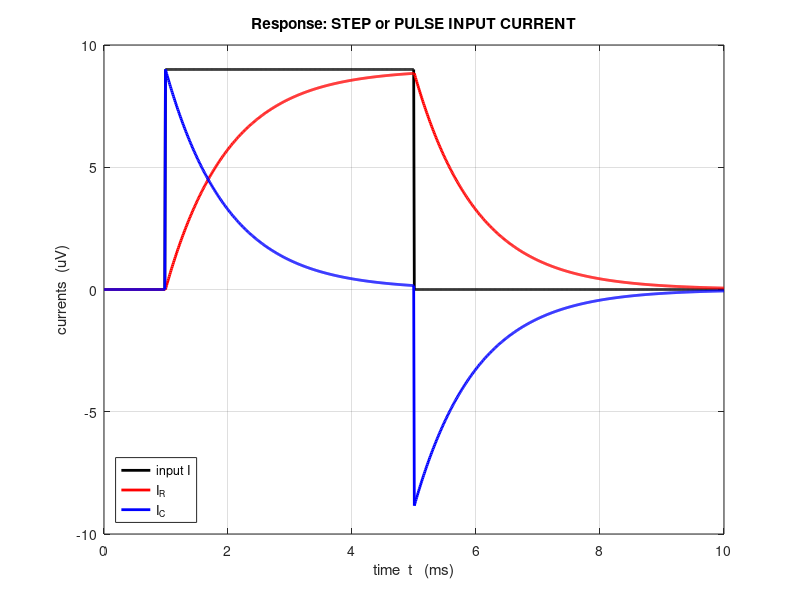
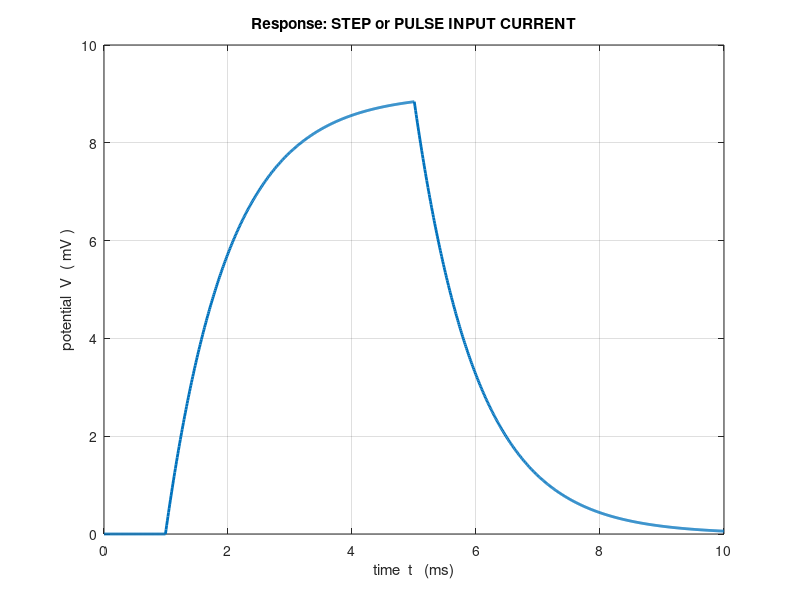
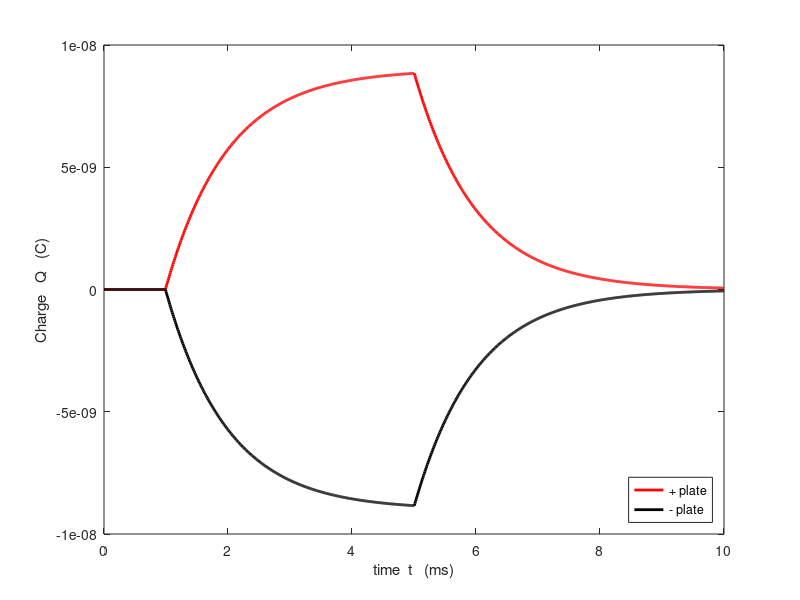
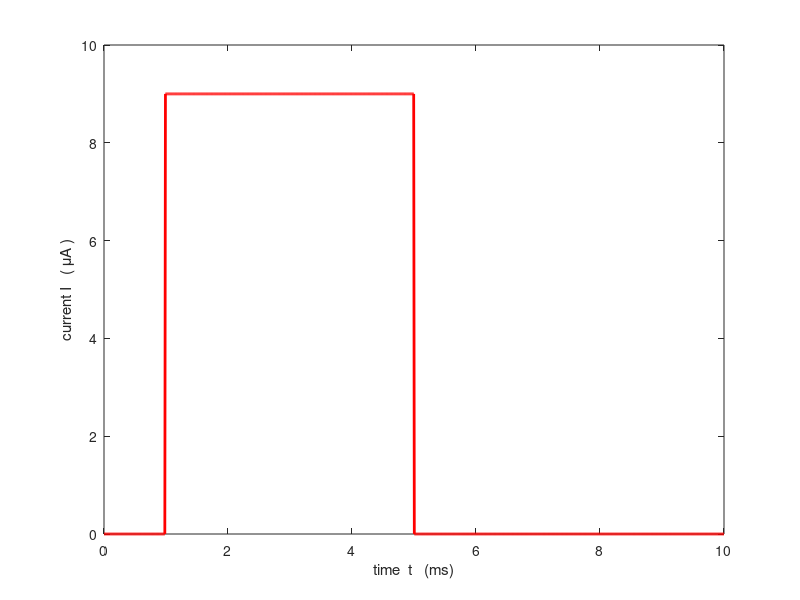

Write MATLAB code to recreate these figures, in order.
% RC03.m
% ap/mp/mscripts
% 17 nov 2013

% RC Circuits: STEP INPUT CURRENT
% Discharging a capacitor
% SI units
% R resistancce   C capacitance   
% V voltage       I currents      Q charge

clear all
close all
clc

% INPUTS -----------------------------------------------------------------
R = 1e3;   C = 1e-6;   I0 = 1*9e-6;

num = 1000; num1 = 100;   num2 = num/2;
tmin = 0;   tmax = 10e-3;

% SETUP ------------------------------------------------------------------
V = zeros(num,1); 
I = zeros(num,1);   Ic = zeros(num,1);     IR = zeros(num,1);

t = linspace(tmin,tmax,num);              % time interval
tau = R * C;                              % time constant
dt = t(2) - t(1);

% Input current - shape of pulse 
I(num1:num2) = I0;    % single pulses
%I(100:200) = I0;   I(400:500) = I0;   I(700:800) = I0;  % pulses
%I(50:100) = I0;   I(150:200) = I0;   I(250:300) = I0;  % pulses 
%I(350:400) = I0;   I(450:500) = I0;   I(550:600) = I0;
%I(650:700) = I0;   I(750:800) = I0;   I(850:900) = I0; I(950:1000) = I0

% Calculations - finite difference method
for cc = 1:num-1
V(cc+1) = V(cc) + (dt/C)*I(cc) - (dt/tau)*V(cc);
end

IR = V ./R;   Ic = I - IR;
Q = C .* V;


% GRAPHICS ===============================================================

figure(99)     % circuit diagram ----------------------------------------
set(gcf,'units','normalized');
set(gcf,'position',[0.02 0.65 0.25 0.25]);

% lines
x = [2 10]; y = [1 1];
plot(x,y,'k')
axis([0 13 0 13]);
axis equal
hold on
x = [10 10]; y = [1 3];
plot(x,y,'k')
x = [10 10]; y = [5 7];
plot(x,y,'k')
x = [10 10]; y = [6 10];
plot(x,y,'k')
x = [5 10]; y = [10 10];
plot(x,y,'k')
x = [2 5]; y = [10 10];
plot(x,y,'k')
x = [2 2]; y = [5 10];
plot(x,y,'k')
x = [2 2]; y = [1 4.5];
plot(x,y,'k')
x = [6 6]; y = [10 13];
plot(x,y,'k','lineWidth',2)

% resistor / capacitor
x = [10-0.5 10+0.5]; y = [3 3];
plot(x,y,'k','lineWidth',2)
x = [10-0.5 10+0.5]; y = [5 5];
plot(x,y,'k','lineWidth',2)
x = [10-0.5 10-0.5]; y = [3 5];
plot(x,y,'k','lineWidth',2)
x = [10+0.5 10+0.5]; y = [3 5];
plot(x,y,'k','lineWidth',2)

x = [1 3]; y = [5 5];
plot(x,y,'r','lineWidth',3)
x = [1 3]; y = [4.5 4.5];
plot(x,y,'k','lineWidth',3)


title_main = 'V_0 = 100 mV     R = 10^5 \Omega     C = 10^{-8} F'; 
title(title_main);
tt2 = 'C';   tt3 = 'R';   tt1 = '\downarrow  input current I';
text(0,5,tt2);   text(11.5,4,tt3);   

axis off

figure(1)     % currents --------------------------------------------------
set(gcf,'units','normalized');
set(gcf,'position',[0.3 0.65 0.25 0.25]);

title_x = 'time  t   (ms)';   title_y = 'currents  (uV)';
title_main = 'Response: STEP or PULSE INPUT CURRENT';
tt1 = 'time constant   \tau  =';
tt2 = num2str(1e3*tau,3);   tt3 = '  ms';
tt = [tt1 tt2 tt3];

x = t.*1e3;   y = I.*1e6;
plot(x,y,'k','linewidth',2);   %  I
xlabel(title_x); ylabel(title_y);
title(title_main);
% 
hold on
x = t.*1e3;   y = IR.*1e6;
plot(x,y,'r','linewidth',2);   %  IR

x = t.*1e3;   y = Ic.*1e6;
plot(x,y,'b','linewidth',2);   %  IR

legend('input I','I_R','I_C','location','southwest');
grid on


figure(2)   % voltage ----------------------------------------------------
set(gcf,'units','normalized');
set(gcf,'position',[0.58 0.65 0.25 0.25]);

title_x = 'time  t   (ms)';   title_y = 'potential  V  ( mV )';

x = t.*1e3;   y = V*1e3;
plot(x,y,'linewidth',2)

title(title_main);
xlabel(title_x); ylabel(title_y);
grid on

figure(3)   % charge -----------------------------------------------------
set(gcf,'units','normalized');
set(gcf,'position',[0.02 0.25 0.25 0.25]);

title_x = 'time  t   (ms)';   title_y = 'Charge   Q   (C)';

x = t.*1e3;   y = Q;
plot(x,y,'r','linewidth',2)

%title(title_main);
xlabel(title_x); ylabel(title_y);

hold on
x = t.*1e3;   y = -Q;
plot(x,y,'k','linewidth',2)

legend('+ plate','- plate','location','southeast');

figure(4)   % input current  ----------------------------------------------
set(gcf,'units','normalized');
set(gcf,'position',[0.3 0.25 0.25 0.25]);

title_x = 'time  t   (ms)';   title_y = 'current I   ( \muA )';

x = t.*1e3;   y = I.*1e6;
plot(x,y,'r','linewidth',2)

%title(title_main);
xlabel(title_x); ylabel(title_y);
